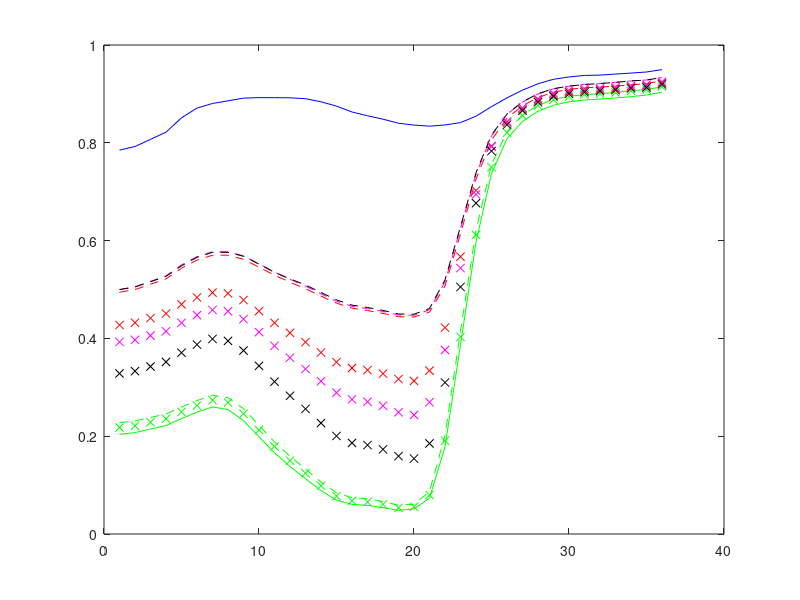
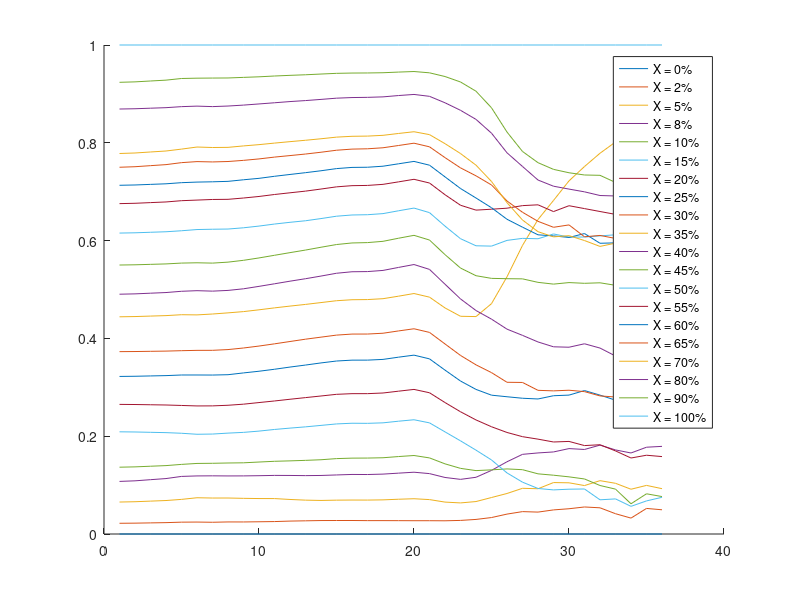
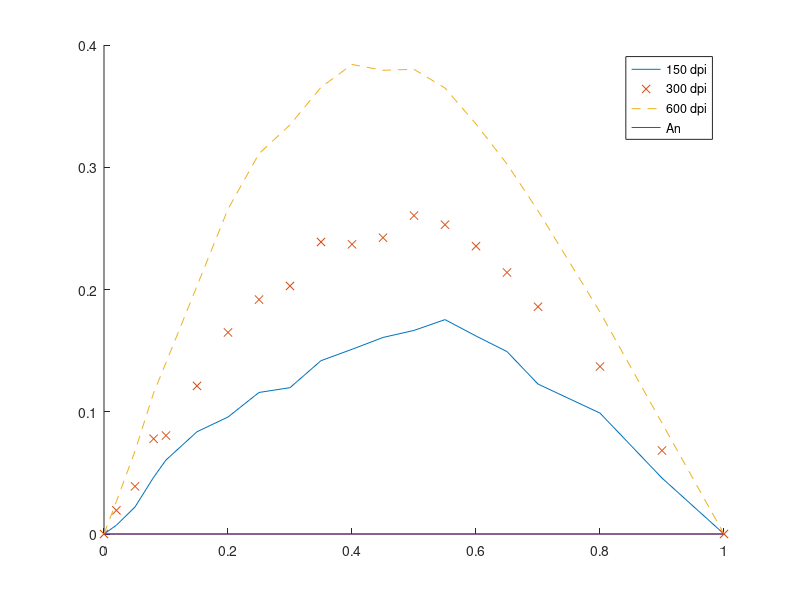

Recreate these plots in MATLAB, in order.
clear all
%% 6.1 Dot gain and Murray-Davies
load('Magenta.mat');

figure;
plot(Spec_150(1,:), 'b')
hold on;
plot(Spec_150(20,:), 'g')
plot(Spec_300(20,:), 'gx')
plot(Spec_600(20,:), 'g--')

% 50%!
plot(Spec_150(20,:) * An(13) + (1 - An(13)) * Spec_150(1,:), 'r--')
plot(Spec_300(20,:) * An(13) + (1 - An(13)) * Spec_300(1,:), 'm--')
plot(Spec_600(20,:) * An(13) + (1 - An(13)) * Spec_600(1,:), 'k--')
plot(Spec_150(13,:), 'rx')
plot(Spec_300(13,:), 'mx')
plot(Spec_600(13,:), 'kx')

%% 6.2 Effective ink coverage
figure;
hold on;
coverage_150 = zeros(size(Spec_150));
coverage_300 = zeros(size(Spec_150));
coverage_600 = zeros(size(Spec_150));
for i = 1:size(coverage_150, 1);
    coverage_150(i,:) = (Spec_150(i,:) - Spec_150(1,:)) ./ (Spec_150(20,:) - Spec_150(1,:));
    coverage_300(i,:) = (Spec_300(i,:) - Spec_300(1,:)) ./ (Spec_300(20,:) - Spec_300(1,:));
    coverage_600(i,:) = (Spec_600(i,:) - Spec_600(1,:)) ./ (Spec_600(20,:) - Spec_600(1,:));
    legendInfo{i} = ['X = ' num2str(An(i) * 100) '%'];
end;

plot(coverage_150');
legend(legendInfo);

%% 6.3 Total dot gain
figure;
hold on;
selected_wl = 20;
total_gain_150 = coverage_150(:, selected_wl) - An';
total_gain_300 = coverage_300(:, selected_wl) - An';
total_gain_600 = coverage_600(:, selected_wl) - An';
plot(An, total_gain_150);
plot(An, total_gain_300, 'x');
plot(An, total_gain_600, '--');
plot(An, An - An)
legend('150 dpi', '300 dpi', '600 dpi', 'An');
